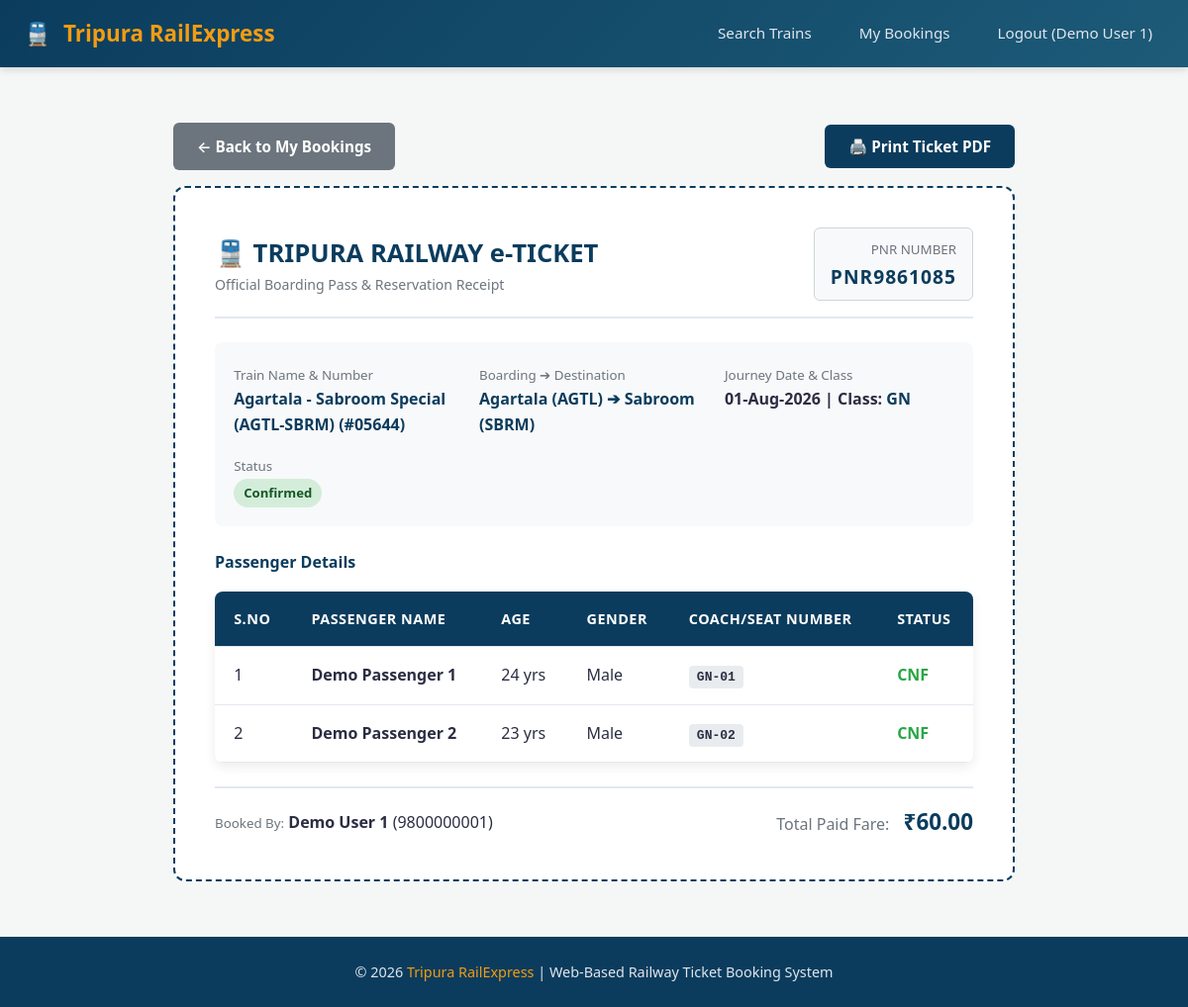
/users/view_ticket.php?pnr=PNR9861085 (signed in), run on the app's committed database.
### tables this page shows
CREATE TABLE IF NOT EXISTS `bookings` (
  `booking_id` INT AUTO_INCREMENT PRIMARY KEY,
  `pnr_number` VARCHAR(10) NOT NULL UNIQUE,
  `user_id` INT NOT NULL,
  `train_id` INT NOT NULL,
  `boarding_station` VARCHAR(100) NOT NULL,
  `deboarding_station` VARCHAR(100) NOT NULL,
  `travel_class` ENUM('GN', '2S', 'SL', 'CC', '3AC') DEFAULT 'GN',
  `booking_date` TIMESTAMP DEFAULT CURRENT_TIMESTAMP,
  `journey_date` DATE NOT NULL,
  `total_passengers` INT NOT NULL,
  `total_fare` DECIMAL(10,2) NOT NULL,
  `payment_method` VARCHAR(50) DEFAULT 'Simulated UPI',
  `txn_id` VARCHAR(50) DEFAULT NULL,
  `status` ENUM('Pending', 'Confirmed', 'Cancelled') DEFAULT 'Pending',
  FOREIGN KEY (`user_id`) REFERENCES `users`(`user_id`) ON DELETE CASCADE,
  FOREIGN KEY (`train_id`) REFERENCES `trains`(`train_id`) ON DELETE CASCADE
);

CREATE TABLE IF NOT EXISTS `trains` (
  `train_id` INT AUTO_INCREMENT PRIMARY KEY,
  `train_number` VARCHAR(10) NOT NULL UNIQUE,
  `train_name` VARCHAR(100) NOT NULL,
  `seats_gn` INT NOT NULL DEFAULT 50,
  `seats_2s` INT NOT NULL DEFAULT 40,
  `seats_sl` INT NOT NULL DEFAULT 60,
  `seats_cc` INT NOT NULL DEFAULT 30,
  `seats_3ac` INT NOT NULL DEFAULT 30,
  `running_days` VARCHAR(100) NOT NULL DEFAULT 'Mon,Tue,Wed,Thu,Fri,Sat,Sun',
  `is_deleted` TINYINT NOT NULL DEFAULT 0
);

CREATE TABLE IF NOT EXISTS `passengers` (
  `passenger_id` INT AUTO_INCREMENT PRIMARY KEY,
  `booking_id` INT NOT NULL,
  `passenger_name` VARCHAR(100) NOT NULL,
  `age` INT NOT NULL,
  `gender` ENUM('Male', 'Female', 'Other') NOT NULL,
  `seat_number` VARCHAR(10) DEFAULT 'S1-12',
  FOREIGN KEY (`booking_id`) REFERENCES `bookings`(`booking_id`) ON DELETE CASCADE
);

CREATE TABLE IF NOT EXISTS `users` (
  `user_id` INT AUTO_INCREMENT PRIMARY KEY,
  `full_name` VARCHAR(100) NOT NULL,
  `email` VARCHAR(100) NOT NULL UNIQUE,
  `password` VARCHAR(255) NOT NULL,
  `phone` VARCHAR(15) NOT NULL,
  `role` ENUM('user', 'admin') DEFAULT 'user',
  `created_at` TIMESTAMP DEFAULT CURRENT_TIMESTAMP
);

### users/view_ticket.php (the view, shortened to what this page needs)
<?php
require_once '../config/db_connect.php';
$pnr     = isset($_GET['pnr']) ? trim($_GET['pnr']) : '';
$stmt = mysqli_prepare($conn, "
    SELECT b.*, t.train_number, t.train_name,
           (SELECT departure_time FROM train_stops WHERE train_id = b.train_id AND station_name = b.boarding_station LIMIT 1) as departure_time,
           t.is_deleted as train_deleted, u.full_name as booked_by, u.email, u.phone
    FROM bookings b
    LEFT JOIN trains t ON b.train_id = t.train_id
    JOIN users u ON b.user_id = u.user_id
    WHERE b.pnr_number = ?
");
mysqli_stmt_bind_param($stmt, "s", $pnr);
mysqli_stmt_execute($stmt);
$booking_res = mysqli_stmt_get_result($stmt);
$booking     = mysqli_fetch_assoc($booking_res);
$p_stmt = mysqli_prepare($conn, "SELECT * FROM passengers WHERE booking_id = ?");
mysqli_stmt_bind_param($p_stmt, "i", $booking['booking_id']);
mysqli_stmt_execute($p_stmt);
$passengers_res = mysqli_stmt_get_result($p_stmt);
include '../includes/header.php';
?>
<div style="max-width: 850px; margin: 1.5rem auto;">
    <div style="margin-bottom: 1rem; display: flex; justify-content: space-between; align-items: center;" class="no-print">
        <a href="my_bookings.php" class="btn btn-secondary">← Back to My Bookings</a>
        <button onclick="window.print()" class="btn btn-primary">🖨️ Print Ticket PDF</button>
    </div>
    <div class="ticket-card">
        <div class="ticket-header">
            <div>
                <h2 style="color:var(--primary-color); font-size:1.6rem;">🚆 TRIPURA RAILWAY e-TICKET</h2>
                <p style="color:var(--text-muted); font-size:0.88rem;">Official Boarding Pass & Reservation Receipt</p>
            </div>
            <div class="pnr-box">
                <small style="color:var(--text-muted); text-transform:uppercase;">PNR Number</small><br>
                <span><?php echo htmlspecialchars($booking['pnr_number']); ?></span>
            </div>
        </div>
        <div style="display:grid; grid-template-columns: repeat(auto-fit, minmax(200px, 1fr)); gap:1rem; background:#f8f9fa; padding:1.2rem; border-radius:8px; margin-bottom:1.5rem;">
            <div>
                <small style="color:var(--text-muted);">Train Name & Number</small>
                <p style="font-weight:bold; color:var(--primary-color);"><?php echo htmlspecialchars($booking['train_name'] ?? 'Discontinued'); ?> (#<?php echo htmlspecialchars($booking['train_number'] ?? 'N/A'); ?>)</p>
            </div>
            <div>
                <small style="color:var(--text-muted);">Boarding ➔ Destination</small>
                <p style="font-weight:bold; color:var(--primary-color);">
                    <?php echo htmlspecialchars($booking['boarding_station']); ?> ➔
                    <?php echo htmlspecialchars($booking['deboarding_station']); ?>
                </p>
            </div>
            <div>
                <small style="color:var(--text-muted);">Journey Date & Class</small>
                <p style="font-weight:bold;"><?php echo date('d-M-Y', strtotime($booking['journey_date'])); ?> | Class: <span style="color:var(--primary-color); font-weight:bold;"><?php echo htmlspecialchars($booking['travel_class'] ?? 'GN'); ?></span></p>
            </div>
            <div>
                <small style="color:var(--text-muted);">Status</small><br>
                <?php if ($booking['status'] === 'Confirmed'): ?>
                    <span class="badge badge-confirmed">Confirmed</span>
                <?php elseif ($booking['status'] === 'Pending'): ?>
                    <span class="badge" style="background:#f39c12; color:#fff;">Payment Pending</span>
                <?php else: ?>
                    <span class="badge badge-cancelled">Cancelled</span>
                <?php endif; ?>
            </div>
        </div>
        <h4 style="margin-bottom:0.8rem; color:var(--primary-color);">Passenger Details</h4>
        <table class="data-table" style="margin-bottom:1.5rem;">
            <thead>
                <tr>
                    <th>S.No</th>
                    <th>Passenger Name</th>
                    <th>Age</th>
                    <th>Gender</th>
                    <th>Coach/Seat Number</th>
                    <th>Status</th>
                </tr>
            </thead>
            <tbody>
                <?php
                $count = 1;
                while ($p = mysqli_fetch_assoc($passengers_res)):
                ?>
                    <tr>
                        <td><?php echo $count++; ?></td>
                        <td><strong><?php echo htmlspecialchars($p['passenger_name']); ?></strong></td>
                        <td><?php echo htmlspecialchars($p['age']); ?> yrs</td>
                        <td><?php echo htmlspecialchars($p['gender']); ?></td>
                        <td><span style="background:#e9ecef; padding:4px 8px; border-radius:4px; font-weight:bold; font-family:monospace;"><?php echo htmlspecialchars($p['seat_number']); ?></span></td>
                        <td>
                            <?php if ($booking['status'] === 'Confirmed'): ?>
                                <span style="color:var(--success-color); font-weight:bold;">CNF</span>
                            <?php elseif ($booking['status'] === 'Pending'): ?>
                                <span style="color:#b7791f; font-weight:bold;">PND</span>
                            <?php else: ?>
                                <span style="color:var(--danger-color); font-weight:bold;">CAN</span>
                            <?php endif; ?>
                        </td>
                    </tr>
                <?php endwhile; ?>
            </tbody>
        </table>
        <div style="display:flex; justify-content:space-between; align-items:center; border-top:2px solid #e2e8f0; padding-top:1rem;">
            <div>
                <small style="color:var(--text-muted);">Booked By:</small> <strong><?php echo htmlspecialchars($booking['booked_by']); ?></strong> (<?php echo htmlspecialchars($booking['phone']); ?>)
            </div>
            <div style="text-align:right;">
                <span style="font-size:1rem; color:var(--text-muted);">Total Paid Fare:</span>
                <span style="font-size:1.4rem; font-weight:bold; color:var(--primary-color); margin-left:10px;">₹<?php echo number_format($booking['total_fare'], 2); ?></span>
            </div>
        </div>
    </div>
</div>
<?php include '../includes/footer.php'; ?>

### css/style.css (style rules this page uses)
:root { --primary-color: #0b3c5d; --primary-hover: #082b43; --accent-color: #d9534f; --secondary-color: #328cc1; --bg-light: #f4f7f6; --card-bg: #ffffff; --text-color: #2b2d42; --text-muted: #6c757d; --border-color: #e2e8f0; --success-color: #28a745; --warning-color: #ffc107; --danger-color: #dc3545; --shadow: 0 4px 12px rgba(0, 0, 0, 0.08); --radius: 8px; }
* { box-sizing: border-box; margin: 0; padding: 0; font-family: 'Segoe UI', Roboto, -apple-system, BlinkMacSystemFont, sans-serif; }
body { background-color: var(--bg-light); color: var(--text-color); display: flex; flex-direction: column; min-height: 100vh; line-height: 1.6; }
.btn { display: inline-block; padding: 0.75rem 1.5rem; font-size: 0.95rem; font-weight: 600; text-align: center; text-decoration: none; border-radius: 6px; border: none; cursor: pointer; transition: all 0.2s ease; }
.btn-primary { background-color: var(--primary-color); color: white; }
.btn-secondary { background-color: #6c757d; color: white; }
.data-table { width: 100%; border-collapse: collapse; margin-top: 1rem; background: white; border-radius: var(--radius); overflow: hidden; box-shadow: var(--shadow); }
.data-table th, .data-table td { padding: 1rem 1.2rem; text-align: left; border-bottom: 1px solid var(--border-color); }
.data-table th { background-color: var(--primary-color); color: white; font-weight: 600; font-size: 0.9rem; text-transform: uppercase; letter-spacing: 0.5px; }
.badge { display: inline-block; padding: 4px 10px; border-radius: 20px; font-size: 0.82rem; font-weight: 600; }
.badge-confirmed { background-color: #d4edda; color: #155724; }
.ticket-card { border: 2px dashed var(--primary-color); background: #fff; padding: 2.5rem; border-radius: 12px; position: relative; }
.ticket-header { display: flex; justify-content: space-between; align-items: center; border-bottom: 2px solid #e2e8f0; padding-bottom: 1rem; margin-bottom: 1.5rem; }
.pnr-box { background: #f8f9fa; border: 1px solid #ced4da; padding: 8px 16px; border-radius: 6px; text-align: right; }
.pnr-box span { font-size: 1.2rem; font-weight: bold; color: var(--primary-color); letter-spacing: 1px; }

### data on the page
bookings: pnr_number "PNR9861085", train.train_name "Agartala - Sabroom Special (AGTL-SBRM)", train.train_number "05644", boarding_station "Agartala (AGTL)", deboarding_station "Sabroom (SBRM)", journey_date "01-Aug-2026", travel_class "GN", user.full_name "Demo User 1", user.phone "9800000001", total_fare "60.00"
passengers: passenger_name "Demo Passenger 1", age "24", gender "Male", seat_number "GN-01"
passengers: passenger_name "Demo Passenger 2", age "23", gender "Male", seat_number "GN-02"

### other printed values
$_SESSION['full_name'] "Demo User 1"
